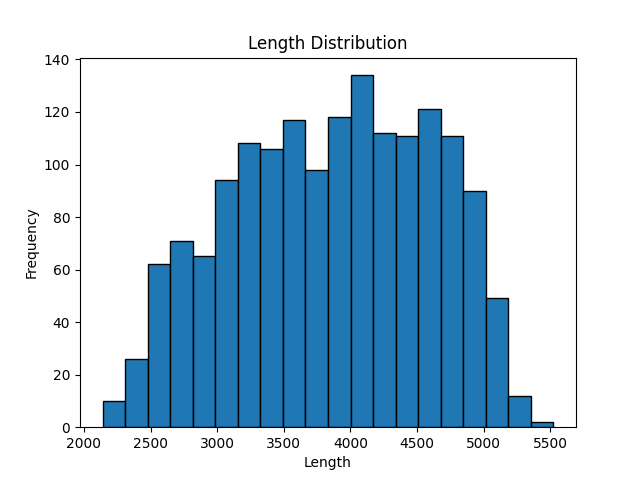

Write Python code to recreate this figure.
from transformers import AutoTokenizer, AutoModelForCausalLM
import torch
import numpy as np
import json
from tqdm import tqdm
from sklearn.metrics import roc_auc_score, accuracy_score
import matplotlib.pyplot as plt
from datasets import load_dataset, load_from_disk
import os
from pathlib import Path
from torch.utils.data import DataLoader
import torch.optim as optim
from transformers import AdamW


def show_valid_length():     
    with open('dataset/valid.json', 'r', encoding='utf-8') as f:
        valid_data = json.load(f)

    lengths = [len(x["text"]) for x in valid_data]
    plt.hist(lengths, bins=20, edgecolor='black')  # bins参数可以根据数据调整，用于控制柱状图的分组数量
    plt.title('Length Distribution')
    plt.xlabel('Length')
    plt.ylabel('Frequency')
    plt.savefig("show.png")
    
def load_dataset(source, load_path):
    try:
        dataset = load_from_disk(load_path)
        print("load from disk")
    except:
        os.environ['http_proxy'] = "http://127.0.0.1:1080"
        os.environ['https_proxy'] = "http://127.0.0.1:1080"
        dataset = load_dataset(*source)
        del os.environ['http_proxy']
        del os.environ['https_proxy']
        dataset.save_to_disk(load_path)
        print("load from huggingface and save")
    return dataset

def preprocess_for_lm(examples):
    inputs = tokenizer(examples["content"], padding="max_length", truncation=True, max_length=512)
    inputs["labels"] = inputs.input_ids.copy()
    if tokenizer.eos_token_id in inputs["labels"]:
        inputs["labels"] = [[label for label in seq if label != tokenizer.eos_token_id] for seq in inputs["labels"]]
    else:
        inputs["labels"] = [seq[:-1] for seq in inputs["labels"]] 
        inputs["labels"] = [[-100] + seq for seq in inputs["labels"]]  
    
    return inputs


if __name__ == "__main__":
    
    # Setup device (CUDA if available, else CPU)
    torch.cuda.set_device(3)
    device = torch.device("cuda" if torch.cuda.is_available() else "cpu")
    print(f"Using device: {device}")
    tokenizer = AutoTokenizer.from_pretrained("opt-350m")
    model = AutoModelForCausalLM.from_pretrained("opt-350m", torch_dtype=torch.float32).to(device) # 将模型转移到GPU
    
    with open('dataset/valid.json', 'r', encoding='utf-8') as f:
        valid_data = json.load(f)
    
    dataset = load_dataset(["RealTimeData/bbc_news_alltime", "2024-03"], "bbc_news")
    dataset = dataset.map(preprocess_for_lm, batched=True)
    # 假设batch_size为16，根据您的硬件配置调整
    batch_size = 8
    from dataclasses import asdict
    sample = dataset["train"][0]
    print(sample)

    def collate_fn(batch):
        numerical_features = ["input_ids", "attention_mask", "labels"]
        batch_dict = {k: [d[k] for d in batch] for k in numerical_features}
        
        # 将数值型特征转换为torch.tensor
        for key in numerical_features:
            batch_dict[key] = torch.tensor(batch_dict[key], dtype=torch.long)
        
        return batch_dict

    # 转换数据集为PyTorch的DataLoader
    train_dataloader = DataLoader(
        dataset=dataset["train"],
        shuffle=True,  # 训练时通常需要打乱数据
        batch_size=batch_size,
        collate_fn=collate_fn
    )
    
    optimizer = AdamW(model.parameters(), lr=1e-5)  # 选择AdamW优化器，学习率可根据实际情况调整

    num_epochs = 3  # Fine-Tuning的轮数

    for epoch in range(num_epochs):
        for batch in tqdm(train_dataloader):
            input_ids = batch["input_ids"].to(device)
            attention_mask = batch["attention_mask"].to(device)
            labels = batch["labels"].to(device)

            # 前向传播
            outputs = model(input_ids=input_ids, attention_mask=attention_mask, labels=labels)

            # 计算损失
            loss = outputs.loss

            # 反向传播与优化
            optimizer.zero_grad()
            loss.backward()
            optimizer.step()
        model.save_pretrained(f"test_save{epoch}", safe_serialization=False)
        tokenizer.save_pretrained(f"test_save{epoch}", safe_serialization=False)